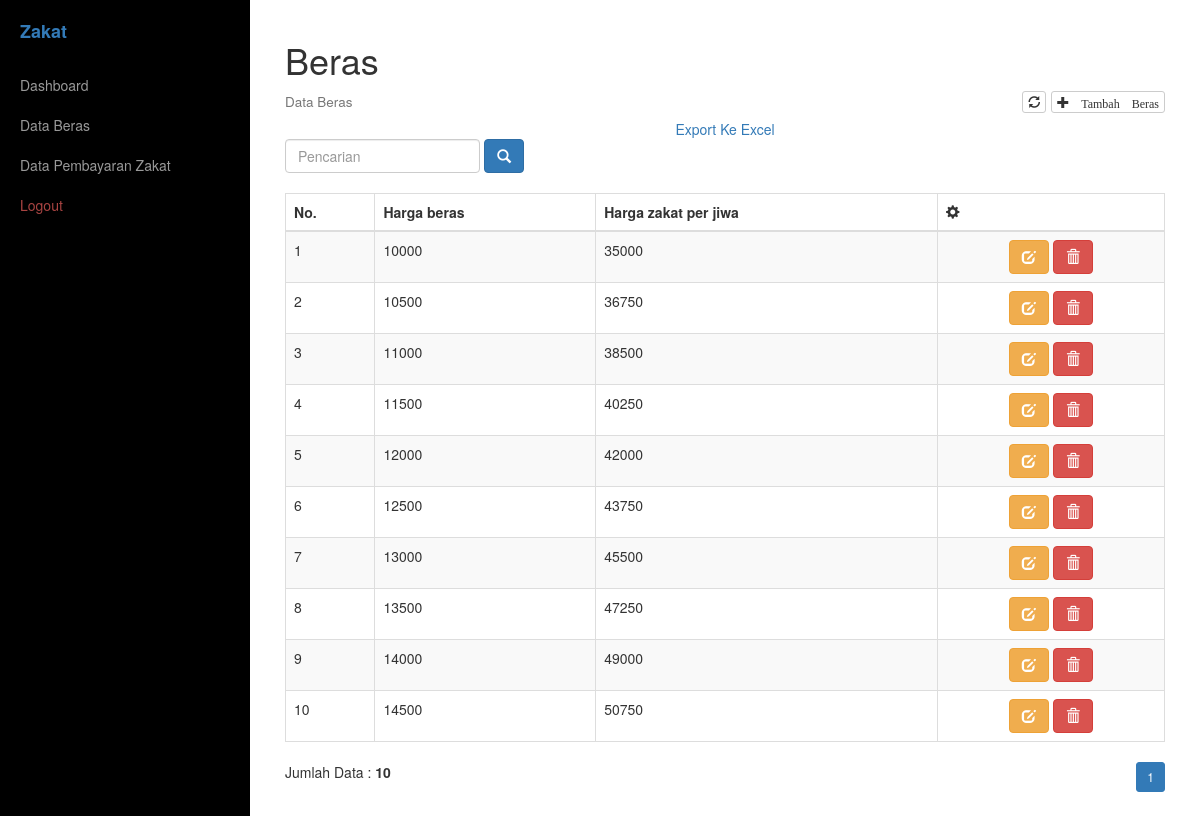
The app's page /beras/data.php (signed in) with its own data.
### tables this page shows
CREATE TABLE `tb_beras` (
  `id_beras` int(50) NOT NULL,
  `harga_beras` int(10) NOT NULL,
  `harga_zakat` int(10) NOT NULL
);

### beras/data.php (the view)
<?php include_once('../_header.php'); ?>
    <div class="box">
        <h1>Beras</h1>
        <h4>
            <small>Data Beras</small>
            <div class="pull-right">
                <a href="" class="btn btn-default btn-xs"><i class="glyphicon glyphicon-refresh"></i></a>
                <a href="add.php" class="btn btn-default btn-xs"><i class="glyphicon glyphicon-plus"> Tambah Beras</i></a>
            </div>
        </h4>
        <center>
		    <a target="_blank" href="export.php">Export Ke Excel</a>
	    </center>
        <div style="margin-bottom: 20px;">
            <form class="form-inline" action="" method="post">
                <div class="form-group">
                    <input type="text" name="pencarian" class="form-control" placeholder="Pencarian">
                </div>
                <div class="form-group">
                    <button type="submit" class="btn btn-primary"><span class="glyphicon glyphicon-search" aria-hidden="true"></span></button>
                </div>
            </form>
        </div>
        <div class="table-responsive">
            <table class="table table-striped table-bordered table-hover">
                <thead>
                    <tr>
                        <th>No.</th>
                        <th>Harga beras</th>
                        <th>Harga zakat per jiwa</th>
                        <th><i class="glyphicon glyphicon-cog"></i></th>
                    </tr>
                </thead>
                <tbody>
                <?php
                $batas = 20;
                $hal = @$_GET['hal'];
                if(empty($hal)) {
                    $posisi = 0;
                    $hal = 1;
                } else {
                    $posisi = ($hal - 1) * $batas;
                }
                $no = 1;
                if($_SERVER['REQUEST_METHOD'] == "POST") {
                    $pencarian = trim(mysqli_real_escape_string($con, $_POST['pencarian']));
                    if($pencarian != '') {
                        $sql = "SELECT * FROM tb_beras WHERE harga_beras LIKE '%$pencarian%'";
                        $query = $sql;
                        $queryJml = $sql;
                    } else {
                        $query = "SELECT * FROM tb_beras LIMIT $posisi, $batas";
                        $queryJml = "SELECT * FROM tb_beras";
                        $no = $posisi + 1;
                    }
                } else {
                    $query = "SELECT * FROM tb_beras LIMIT $posisi, $batas";
                    $queryJml = "SELECT * FROM tb_beras";
                    $no = $posisi + 1;
                }
                $sql_beras = mysqli_query($con, $query) or die (mysqli_error($con));
                if(mysqli_num_rows($sql_beras) > 0) {
                    while($data = mysqli_fetch_array($sql_beras)) { ?>
                        <tr>
                            <td><?=$no++?></td>
                            <td><?=$data['harga_beras']?></td>
                            <td><?=$data['harga_zakat']?></td>
                            <td class="text-center">
                                <a href="edit.php?id=<?=$data['id_beras']?>" class="btn btn-warning bts-xs"><i class="glyphicon glyphicon-edit"></i></a>
                                <a href="del.php?id=<?=$data['id_beras']?>" onclick="return confirm('Apakah anda ingin menghapus data?')" class="btn btn-danger bts-xs"><i class="glyphicon glyphicon-trash"></i></a>
                            </td>
                        </tr>
                    <?php
                    }
                } else {
                    echo "<tr><td colspan=\"4\" align=\"center\">Data tidak ditemukan</td></tr>";
                }
                ?>
                </tbody>
            </table>
        </div>
        <?php
        if(@$_POST['pencarian'] == '') { ?>
            <div style="float:left;">
                <?php
                $jml = mysqli_num_rows(mysqli_query($con, $queryJml));
                echo "Jumlah Data : <b>$jml</b>";
                ?>
            </div>
            <div style="float:right;">
                <ul class="pagination pagination-sm" style="margin:0">
                    <?php
                    $jml_hal = ceil($jml / $batas);
                    for ($i=1; $i <= $jml_hal; $i++) {
                        if($i != $hal) {
                            echo "<li><a href=\"?hal=$i\">$i</a></li>";
                        } else {
                            echo "<li class=\"active\"><a>$i</a></li>";
                        }
                    }
                    ?>
                </ul>
            </div>
            <?php
        } else {
            echo "<div style=\"float:left;\">";
            $jml = mysqli_num_rows(mysqli_query($con, $queryJml));
            echo "Data Hasil Pencarian : <b>$jml</b>";
            echo "</div>";
        }
        ?>
    </div>
<?php include_once('../_footer.php'); ?>

### records on screen
tb_beras: harga_beras "10000", harga_zakat "35000"
tb_beras: harga_beras "10500", harga_zakat "36750"
tb_beras: harga_beras "11000", harga_zakat "38500"
tb_beras: harga_beras "11500", harga_zakat "40250"
tb_beras: harga_beras "12000", harga_zakat "42000"
tb_beras: harga_beras "12500", harga_zakat "43750"
tb_beras: harga_beras "13000", harga_zakat "45500"
tb_beras: harga_beras "13500", harga_zakat "47250"
tb_beras: harga_beras "14000", harga_zakat "49000"
tb_beras: harga_beras "14500", harga_zakat "50750"

### other values on screen
$jml "10"
